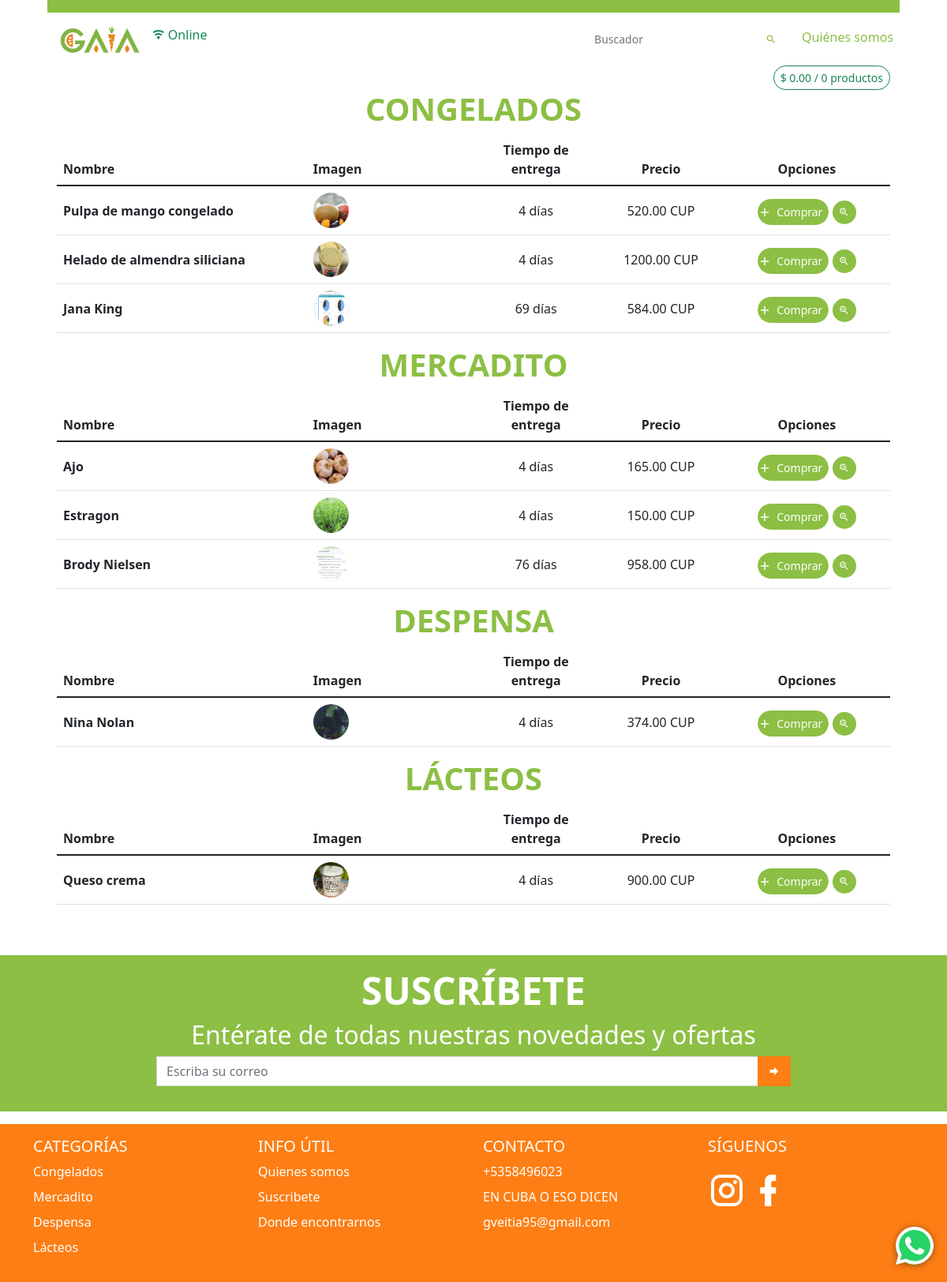
Screenshot of /catalogo/CUP/ with the database file from the repository.
### app_main/models.py (models this page shows, shortened)
class GeneralData(models.Model):
    logo = models.ImageField(upload_to='datos_generales/logo', verbose_name='Logo')
    img_principal = models.ImageField(upload_to='datos_generales/img_principal', verbose_name='Imagen Principal')
    enterprise_name = models.CharField(max_length=100, verbose_name='Nombre de la empresa')
    enterprise_address = models.CharField(max_length=100, verbose_name='Dirección de la empresa', null=True, blank=True)
    taza_cambio = models.FloatField('Taza de cambio', validators=[MinValueValidator(0, 'Debe ser mayor que cero')],
                                    help_text='Valor del Euro en CUP')
    email = models.EmailField('Correo', unique=True,
                              error_messages={'unique': 'Este correo ya existe'})
    phone_number = models.CharField(validators=[phone_regex], max_length=17, unique=True, error_messages={
        'unique': 'Ya este teléfono está registrado'
    }, verbose_name='Celular', null=True, blank=True)
    facebook = models.URLField(verbose_name='Link de Facebook', null=True, blank=True)
    instagram = models.URLField(verbose_name='Link de Instagram', null=True, blank=True)
    def logo_tag(self):
        if self.logo:
            return mark_safe(f'<img src="{self.logo.url}" class="agrandar" width="45" height="45" />')
        return mark_safe(f'<img src="{STATIC_URL}img/empty.png" class="agrandar" width="45" height="45" />')
    logo_tag.short_description = 'Logo'
    def logo_link(self):
        return mark_safe(f'<a href="{self.logo.url}"> {self.logo_tag()}</a>')
    logo_link.short_description = 'Logo'
    def img_principal_tag(self):
        if self.logo:
            return mark_safe(f'<img src="{self.img_principal.url}" class="agrandar" height="45" />')
        return mark_safe(f'<img src="{STATIC_URL}img/empty.png" class="agrandar" width="45" height="45" />')
    img_principal_tag.short_description = 'Img principal'
    def img_principal_link(self):
        return mark_safe(f'<a href="{self.img_principal.url}"> {self.img_principal_tag()}</a>')
    img_principal_link.short_description = 'Img principal'
    class Meta:
        verbose_name = 'Datos Generales'
        verbose_name_plural = verbose_name

class Category(models.Model):
    name = models.CharField(max_length=100, verbose_name='Nombre')
    image = models.ImageField(upload_to='product/img', verbose_name='Imagen Principal', null=True)
    destacado = models.BooleanField('Destacada', default=False)
    class Meta:
        verbose_name = 'Categoría'
        verbose_name_plural = 'Categorías'
        ordering = ('name',)
    def __str__(self):
        return self.name
    @property
    def get_prods_count(self):
        return self.product_set.count() if self.product_set.exists() else 0
    def img_link(self):
        if self.image:
            return mark_safe(
                f'<a href="{self.image.url}"><img src="{self.image.url}" class="agrandar mb-2 mr-2" '
                f'width="40" height="40" /></a>')
        return mark_safe(
            f'<a href="{STATIC_URL}img/empty.png"><img src="{STATIC_URL}img/empty.png" class="agrandar mb-2 mr-2" '
            f'width="40" height="40" /></a>')
    img_link.short_description = 'Imagen'

class Product(models.Model):
    category = models.ForeignKey(Category, on_delete=models.CASCADE, verbose_name='Categoría')
    image = models.ImageField(upload_to='product/img', verbose_name='Imagen Principal', null=True)
    name = models.CharField(max_length=100, verbose_name='Nombre')
    price = models.DecimalField(max_digits=9, verbose_name='Precio', decimal_places=2, help_text='Poner en base a CUP')
    old_price = models.DecimalField(max_digits=9, verbose_name='Precio anterior', decimal_places=2, null=True,
                                    help_text='Este precio debería ser mayor al precio actual', blank=True)
    info = RichTextField(max_length=400, verbose_name='Información', null=True, blank=True)
    about = RichTextField(max_length=400, verbose_name='Sobre el producto', null=True, blank=True)
    is_active = models.BooleanField(default=True, verbose_name='Visible')
    is_important = models.BooleanField(default=True, verbose_name='Destacado')
    stock = models.IntegerField(verbose_name='Cantidad de inventario', default=1)
    date_updated = models.DateTimeField(auto_now=True, null=True, blank=True)
    sales = models.PositiveIntegerField(verbose_name='Ventas', default=0)
    delivery_time = models.PositiveSmallIntegerField('Tiempo de entrega (días)')
    moneda = models.CharField('Moneda', choices=(
        ('CUP', 'CUP'),
        ('Euro', 'Euro'),
        ('Ambas', 'Ambas'),
    ), default='CUP', max_length=200)
    def __str__(self):
        return self.name
    class Meta:
        verbose_name = 'Producto'
        verbose_name_plural = 'Productos'
        ordering = ('category',)
    def info_tag(self):
        return mark_safe(self.info)
    def get_image(self):
        if self.image:
            return self.image.url
        return f'{STATIC_URL}img/empty.png'
    def img_link(self):
        if self.image:
            return mark_safe(
                f'<a href="{self.image.url}"><img src="{self.image.url}" class="agrandar mb-2 mr-2" '
                f'width="50" height="50" /></a>')
        return mark_safe(
            f'<a href="{STATIC_URL}img/empty.png"><img src="{STATIC_URL}img/empty.png" class="agrandar mb-2 mr-2" '
            f'width="50" height="50" /></a>')
    img_link.short_description = 'Vista previa'
    info_tag.short_description = 'Información'

class InfoUtil(models.Model):
    title = models.CharField('Título', max_length=100)
    text = RichTextField("Contenido")
    class Meta:
        verbose_name = 'Información útil'
        verbose_name_plural = 'Informaciones útiles'
    def text_tag(self):
        return mark_safe(self.text)
    text_tag.short_description = 'Texto'

### app_main/views.py (the view)
# urls.py: path('catalogo/CUP/', CatalogoCUPView.as_view(), name='catalogo-cup'),
class CatalogoCUPView(StartPageCUP):
    template_name = 'catalogo.html'
    def get_context_data(self, *, object_list=None, **kwargs):
        context = super().get_context_data()
        context['title'] = 'Catálogo | Productos CUP'
        context['tipo_moneda'] = 'CUP'
        return context

### app_cart/cart.py (called while the page is built)
    def all(self, ):
        return list(self.session[settings.CART_SESSION_ID].values())

### app_main/views.py (called while the page is built)
    def get_queryset(self):
        qs = super().get_queryset()
        if self.request.GET.get('search'):
            qs = qs.filter(name__icontains=self.request.GET.get('search'))
            self.request.session['search'] = self.request.GET.get('search')
            self.request.session['active'] = '2'
        elif 'search' in self.request.session:
            del self.request.session['search']
            del self.request.session['active']
        self.request.session['index_url'] = str(reverse_lazy('index-cup'))
        print(qs)
        return qs

    def dispatch(self, request, *args, **kwargs):
        return super().dispatch(request, *args, **kwargs)

### app_main/templates/catalogo.html (shortened to what this page needs)
{% extends 'startpage.html' %}
{% load static %}
{% block navbar %}
    <nav class="navbar bg-semi-success"></nav>
    <nav class="navbar bg-white navbar-expand-sm" style="vertical-align: middle">
        <ul class="navbar-nav">
            <li class="nav-item">
                <div class="nav-link">
                    <a href="{{ index_url }}"><img
                            src="{% if business.img_principal %} {{ business.img_principal.url }} {% else %} {% static logo %} {% endif %}"
                            class="ps-2" alt="gaia" height="35"></a>
                </div>
            </li>
            <li class="nav-item">
                <a class="nav-link">
                    <span id="on-off" class="fs-6 rounded-pill"></span>
                </a>
            </li>
        </ul>
        <ul class="navbar-nav ms-auto ">
            <li class="nav-item">
                <div class="nav-link">
                    <form action="">
                        <div class="input-group input-group-sm pe-2">
                            <input type="search" class="form-control border-0 ps-0 rounded-0"
                                   placeholder="Buscador" value="{{ search }}"
                                   aria-label="Example text with button addon"
                                   aria-describedby="button-addon1" name="search">
                            <button class="btn border-0" type="submit" id="button-addon1"><i
                                    class="mdi mdi-magnify text-semi-success"></i></button>
                        </div>
                    </form>
                </div>
            </li>
            <li class="nav-item">
                <a class="nav-link text-semi-success pe-2 text-end {% if active == 'project' %} active {% endif %}"
                   href="{% url 'info' %}">Quiénes somos</a>
            </li>
        </ul>
    </nav>
{% endblock %}
{% block content %}
    <div class="text-end">
        <button class="btn btn-outline-success btn-sm rounded-pill" type="button"
                data-bs-toggle="offcanvas"
                data-bs-target="#offcanvasRight" aria-controls="offcanvasRight" id="botoncito-verde">
        </button>
    </div>
    {% include 'table_products.html' %}
{% endblock %}

### templates/table_products.html (shortened to what this page needs)
{% for category in all_categories %}
    <div class="table-responsive">
        <h1 class="text-center text-semi-success text-uppercase display-6 fw-bold user-select-none"
            id="category{{ category.id }}">{{ category }}</h1>
        <table class="table table-hover">
            <thead>
            <tr>
                <th scope="col">Nombre</th>
                <th scope="col">Imagen</th>
                <th class="text-center" scope="col">Tiempo de entrega</th>
                <th class="text-center" scope="col">Precio</th>
                <th class="text-center" scope="col">Opciones</th>
            </tr>
            </thead>
            <tbody class="table-group-divider">
            {% for product in object_list %}
                {% if product.category == category %}
                    <tr class="" style="vertical-align: middle">
                        <th scope="row" style="width: 30%">{{ product.name }}</th>
                        <td style="width: 20%"><img src="{{ product.get_image }}" alt="image" height="45" width="45"
                                                    class="rounded-pill">
                        </td>
                        <td class="text-center " style="width: 15%">{{ product.delivery_time }} días</td>
                        <td class="text-center"
                            style="width: 15%">{{ product.price | floatformat:2 }} {{ tipo_moneda }}</td>
                        <td class="text-center" style="width: 20%">
                            <Button Class="Button add_to_cart mt-1 btn-success btn btn-success" name="{{ product.id }}">
                                <Span>Comprar</Span>
                            </Button>
                            <button type="button"
                                    class="btn btn-success mt-1 border-0 bg-semi-success btn-sm rounded-pill btn-table-ver"
                                    data-bs-toggle="modal" data-bs-target="#product_modal" name="{{ product.id }}">
                                <i class="mdi mdi-magnify-plus-outline"></i>
                            </button>
                        </td>
                    </tr>
                {% endif %}
            {% endfor %}
            </tbody>
        </table>
    </div>
{% endfor %}

### templates/footer.html (shortened to what this page needs)
{% load static %}
<footer class="bd-footer mt-5 bg-semi-success">
    <div class="mx-auto py-3 w-75 px-md-5 px-0">
        <h1 class="text-center text-white text-uppercase display-5 fw-bold user-select-none">suscríbete</h1>
        <h2 class="text-white text-center ">Entérate de todas nuestras novedades y ofertas</h2>
        <form action="" method="post" id="suscriptor-form">
            <div class="input-group mb-3">
                <input type="email" name="email" class="form-control rounded-0" placeholder="Escriba su correo"
                       aria-label="Recipient's username" required aria-describedby="button-addon2"
                       id="suscriptor-email">
                <button class="btn bg-orange rounded-0" type="submit" id="button-addon2"><i
                        class="mdi mdi-arrow-right-bold"></i>
                </button>
            </div>
        </form>
    </div>
</footer>
<footer class="bd-footer mt-3 bg-orange">
    <div class="container pt-3">
        <div class="row">
            <div class="col-6 col-md-3  mb-3">
                <h5>CATEGORÍAS</h5>
                <ul class="list-unstyled">
                    {% for category in all_categories %}
                        <li class="mb-2"><a href="#" class="text-decoration-none text-white">{{ category.name }}</a>
                        </li>
                    {% endfor %}
                </ul>
            </div>
            <div class="col-6 col-md-3  mb-3">
                <h5>INFO ÚTIL</h5>
                <ul class="list-unstyled">
                    {% for info in infoUtil_list %}
                        <li class="mb-2"><a href="{% url 'info' %}#{{ info.id }}" class="text-decoration-none text-white">{{ info.title }}</a></li>
                    {% endfor %}
                </ul>
            </div>
            <div class="col-6 col-md-3  mb-3">
                <h5>CONTACTO</h5>
                <ul class="list-unstyled">
                    <li class="mb-2"><a href="#" class="text-decoration-none text-white">{{ business.phone_number }}</a>
                    </li>
                    <li class="mb-2"><a href="#"
                                        class="text-decoration-none text-white">{{ business.enterprise_address }}</a>
                    </li>
                    <li class="mb-2"><a href="#" class="text-decoration-none text-white">{{ business.email }}</a></li>
                </ul>
            </div>
            <div class="col-6 col-md-3  mb-3">
                <h5>SÍGUENOS</h5>
                <div>
                    <a href="{{ business.instagram }}"><i class="mdi mdi-instagram mdi-48px text-white"></i></a>
                    <a href="{{ business.facebook }}"><i class="mdi mdi-facebook mdi-48px text-white"></i></a>
                </div>
            </div>
        </div>
    </div>
</footer>

### static/css/custom_styles.css (style rules this page uses)
.bg-semi-success { background-color: #8cbf44; }
.text-semi-success { color: #8cbf44; }
.bg-orange { background-color: #fd7e14 !important; border-color: #fd7e14; color: #fff }

### rows the page displays
GeneralData: img_principal (picture), phone_number "+5358496023", enterprise_address "EN CUBA O ESO DICEN", email "gveitia95@gmail.com"
Category: name "CONGELADOS", name "Congelados"
Product: name "Pulpa de mango congelado", get_image (picture), delivery_time "4", price "520.00", moneda "CUP"
Product: name "Helado de almendra siliciana", get_image (picture), delivery_time "4", price "1200.00", moneda "CUP"
Product: name "Jana King", get_image (picture), delivery_time "69", price "584.00", tipo_moneda "CUP"
Category: name "MERCADITO", name "Mercadito"
Product: name "Ajo", get_image (picture), delivery_time "4", price "165.00", moneda "CUP"
Product: name "Estragon", get_image (picture), delivery_time "4", price "150.00", moneda "CUP"
Product: name "Brody Nielsen", get_image (picture), delivery_time "76", price "958.00", tipo_moneda "CUP"
Category: name "DESPENSA", name "Despensa"
Product: name "Nina Nolan", get_image (picture), delivery_time "4", price "374.00", moneda "CUP"
Category: name "LÁCTEOS", name "Lácteos"
Product: name "Queso crema", get_image (picture), delivery_time "4", price "900.00", moneda "CUP"
InfoUtil: title "Quienes somos"
InfoUtil: title "Suscribete"
InfoUtil: title "Donde encontrarnos"
